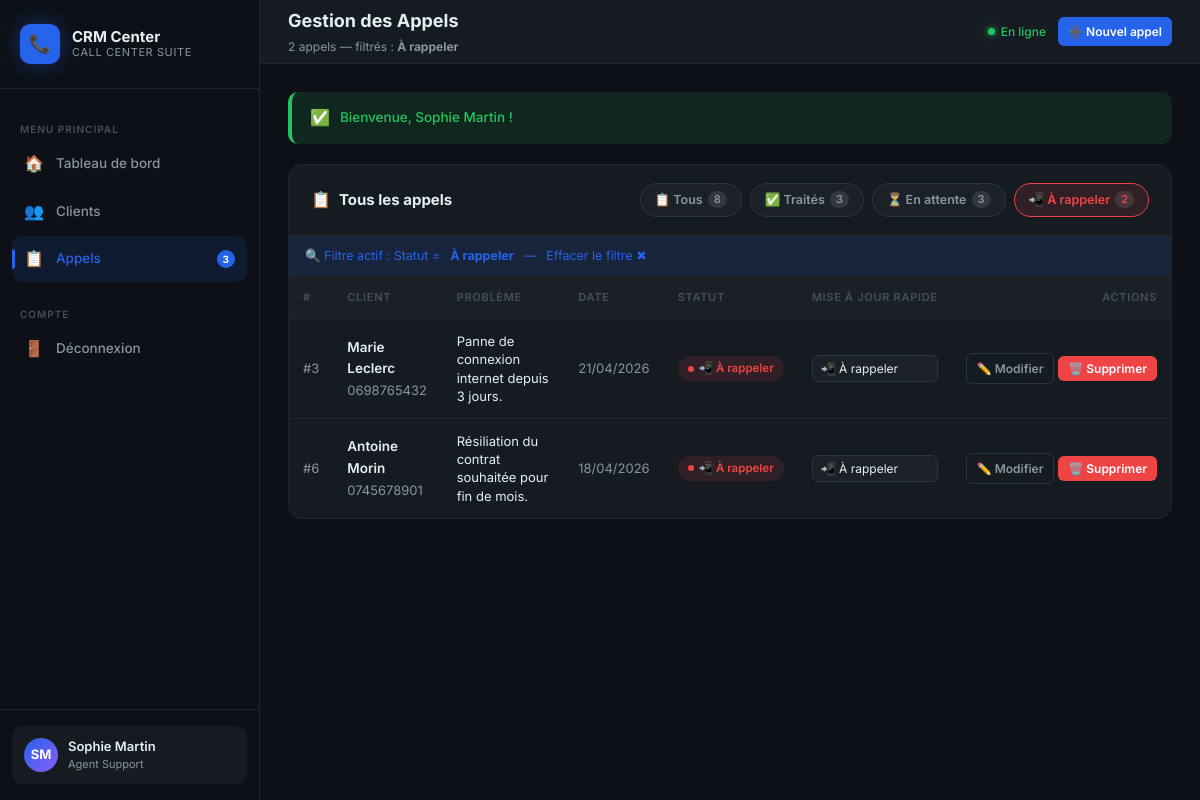
/calls.php?status=À+rappeler (signed in), run on the app's committed database.
### tables this page shows
CREATE TABLE calls (
    id          INT UNSIGNED    AUTO_INCREMENT PRIMARY KEY,
    client_id   INT UNSIGNED    NOT NULL,
    problem     TEXT            NOT NULL,
    call_date   DATE            NOT NULL,
    status      ENUM('Traité','En attente','À rappeler') NOT NULL DEFAULT 'En attente',
    created_at  DATETIME        NOT NULL DEFAULT CURRENT_TIMESTAMP,
    updated_at  DATETIME        NOT NULL DEFAULT CURRENT_TIMESTAMP ON UPDATE CURRENT_TIMESTAMP,
    CONSTRAINT fk_calls_client
        FOREIGN KEY (client_id) REFERENCES clients(id)
        ON DELETE CASCADE
        ON UPDATE CASCADE
);

CREATE TABLE clients (
    id         INT UNSIGNED    AUTO_INCREMENT PRIMARY KEY,
    name       VARCHAR(100)    NOT NULL,
    phone      VARCHAR(30)     NOT NULL,
    email      VARCHAR(150)    DEFAULT NULL,
    notes      TEXT            DEFAULT NULL,
    created_at DATETIME        NOT NULL DEFAULT CURRENT_TIMESTAMP,
    updated_at DATETIME        NOT NULL DEFAULT CURRENT_TIMESTAMP ON UPDATE CURRENT_TIMESTAMP
);

### config.php (called while the page is built, shortened)
<?php
function get_flash(): ?array
{
    if (!empty($_SESSION['flash'])) {
        $flash = $_SESSION['flash'];
        return $flash;
    }
    return null;
}

### calls.php (the view, shortened to what this page needs)
<?php
require_once 'config.php';
$action     = trim($_GET['action'] ?? '');
$statuses = ['Traité', 'En attente', 'À rappeler'];
$filterStatus   = trim($_GET['status']    ?? '');
$filterClientId = (int) ($_GET['client_id'] ?? 0);
$conditions = ['1=1'];
$params     = [];
if ($filterStatus !== '' && in_array($filterStatus, $statuses, true)) {
    $conditions[] = 'c.status = :fstatus';
    $params[':fstatus'] = $filterStatus;
}
$whereClause = implode(' AND ', $conditions);
$stmt = $pdo->prepare("
    SELECT c.*, cl.name AS client_name, cl.phone AS client_phone
    FROM calls c
    JOIN clients cl ON cl.id = c.client_id
    WHERE {$whereClause}
    ORDER BY c.call_date DESC, c.id DESC
");
$stmt->execute($params);
$calls = $stmt->fetchAll();
$statusCounts = [];
$scStmt = $pdo->query("SELECT status, COUNT(*) AS cnt FROM calls GROUP BY status");
foreach ($scStmt->fetchAll() as $row) {
    $statusCounts[$row['status']] = (int) $row['cnt'];
}
$totalCallsCount = array_sum($statusCounts);
$flash = get_flash();
function callStatusBadge(string $status): string {
    return match($status) {
        'Traité'     => 'badge-success',
        'En attente' => 'badge-warning',
        'À rappeler' => 'badge-danger',
        default      => 'badge-info',
    };
}
function callStatusEmoji(string $status): string {
    return match($status) {
        'Traité'     => '✅',
        'En attente' => '⏳',
        'À rappeler' => '📲',
        default      => '❓',
    };
}
?>
<!DOCTYPE html>
<html lang="fr">
<head>
    <link rel="stylesheet" href="css/style.css">
</head>
<body>
<div class="app-wrapper">
    <?php include 'includes/sidebar.php'; ?>
    <div class="main-content">
        <header class="top-header">
            <div>
                <div class="header-title">Gestion des Appels</div>
                <div class="header-meta">
                    <?= count($calls) ?> appel<?= count($calls) !== 1 ? 's' : '' ?>
                    <?php if ($filterStatus !== ''): ?>
                        — filtrés : <strong><?= htmlspecialchars($filterStatus) ?></strong>
                    <?php elseif ($filterClientId > 0): ?>
                        — filtrés par client
                    <?php else: ?>
                        au total
                    <?php endif; ?>
                </div>
            </div>
            <div class="header-actions">
                <span class="status-badge-online">En ligne</span>
                <?php if ($action !== 'add'): ?>
                    <a href="calls.php?action=add" class="btn btn-primary btn-sm" id="btn-add-call">
                        ➕ Nouvel appel
                    </a>
                <?php else: ?>
                    <a href="calls.php" class="btn btn-ghost btn-sm">✖ Annuler</a>
                <?php endif; ?>
            </div>
        </header>
        <div class="page-body">
            <?php if ($flash): ?>
                <div class="flash flash-<?= htmlspecialchars($flash['type']) ?>">
                    <span class="flash-icon"><?= $flash['type'] === 'success' ? '✅' : '❌' ?></span>
                    <?= htmlspecialchars($flash['message']) ?>
                </div>
            <?php endif; ?>
            <div class="panel">
                <div class="panel-header" style="flex-wrap:wrap;gap:12px;">
                    <div class="panel-title">
                        <span class="panel-icon">📋</span>
                        Tous les appels
                    </div>
                    <div class="filter-pills" id="filter-pills">
                        <a href="calls.php"
                           class="filter-pill <?= ($filterStatus === '' && $filterClientId === 0) ? 'active' : '' ?>"
                           id="pill-all">
                            📋 Tous
                            <span class="pill-count"><?= $totalCallsCount ?></span>
                        </a>
                        <a href="calls.php?status=Traité"
                           class="filter-pill <?= $filterStatus === 'Traité' ? 'active-success' : '' ?>"
                           id="pill-traite">
                            ✅ Traités
                            <span class="pill-count"><?= $statusCounts['Traité'] ?? 0 ?></span>
                        </a>
                        <a href="calls.php?status=En+attente"
                           class="filter-pill <?= $filterStatus === 'En attente' ? 'active-warning' : '' ?>"
                           id="pill-attente">
                            ⏳ En attente
                            <span class="pill-count"><?= $statusCounts['En attente'] ?? 0 ?></span>
                        </a>
                        <a href="calls.php?status=%C3%80+rappeler"
                           class="filter-pill <?= $filterStatus === 'À rappeler' ? 'active-danger' : '' ?>"
                           id="pill-rappeler">
                            📲 À rappeler
                            <span class="pill-count"><?= $statusCounts['À rappeler'] ?? 0 ?></span>
                        </a>
                    </div>
                </div>
                <?php if ($filterStatus !== '' || $filterClientId > 0): ?>
                    <div class="filter-info">
                        🔍 Filtre actif :
                        <?php if ($filterStatus !== ''): ?>
                            Statut = <strong><?= htmlspecialchars($filterStatus) ?></strong>
                        <?php endif; ?>
                        — <a href="calls.php" style="color:var(--accent);">Effacer le filtre ✖</a>
                    </div>
                <?php endif; ?>
                <div class="table-wrapper">
                    <?php if (empty($calls)): ?>
                        <div class="empty-state">
                            <div class="empty-icon">📋</div>
                            <h3>Aucun appel trouvé</h3>
                            <?php if ($filterStatus !== ''): ?>
                                <p>Aucun appel avec le statut « <?= htmlspecialchars($filterStatus) ?> ».</p>
                            <?php else: ?>
                                <p>Cliquez sur <strong>Nouvel appel</strong> pour enregistrer le premier appel.</p>
                            <?php endif; ?>
                        </div>
                    <?php else: ?>
                    <table id="calls-table">
                        <thead>
                            <tr>
                                <th>#</th>
                                <th>Client</th>
                                <th>Problème</th>
                                <th>Date</th>
                                <th>Statut</th>
                                <th>Mise à jour rapide</th>
                                <th style="text-align:right;">Actions</th>
                            </tr>
                        </thead>
                        <tbody>
                            <?php foreach ($calls as $call): ?>
                            <tr id="row-call-<?= $call['id'] ?>">
                                <td class="td-muted">#<?= $call['id'] ?></td>
                                <td>
                                    <div style="font-weight:600;"><?= htmlspecialchars($call['client_name']) ?></div>
                                    <div class="td-muted" style="font-size:12px;"><?= htmlspecialchars($call['client_phone']) ?></div>
                                </td>
                                <td class="problem-cell">
                                    <?= htmlspecialchars(mb_strimwidth($call['problem'], 0, 80, '…')) ?>
                                </td>
                                <td class="td-muted" style="white-space:nowrap;">
                                    <?= date('d/m/Y', strtotime($call['call_date'])) ?>
                                </td>
                                <td>
                                    <span class="badge <?= callStatusBadge($call['status']) ?>">
                                        <?= callStatusEmoji($call['status']) ?>
                                        <?= htmlspecialchars($call['status']) ?>
                                    </span>
                                </td>
                                <td>
                                    <form
                                        method="POST"
                                        action="calls.php?action=update_status&id=<?= $call['id'] ?><?= $filterStatus !== '' ? '&status=' . urlencode($filterStatus) : '' ?>"
                                        class="status-form"
                                        id="form-status-<?= $call['id'] ?>"
                                    >
                                        <select
                                            name="status"
                                            class="status-select-inline"
                                            id="select-status-<?= $call['id'] ?>"
                                            onchange="this.closest('form').submit()"
                                            title="Changer le statut"
                                        >
                                            <?php foreach ($statuses as $s): ?>
                                                <option
                                                    value="<?= htmlspecialchars($s) ?>"
                                                    <?= $call['status'] === $s ? 'selected' : '' ?>
                                                >
                                                    <?= callStatusEmoji($s) ?> <?= htmlspecialchars($s) ?>
                                                </option>
                                            <?php endforeach; ?>
                                        </select>
                                    </form>
                                </td>
                                <td class="action-col" style="text-align:right;">
                                    <a href="calls.php?action=edit&id=<?= $call['id'] ?>"
                                       class="btn btn-ghost btn-sm"
                                       id="btn-edit-call-<?= $call['id'] ?>"
                                       title="Modifier cet appel">
                                        ✏️ Modifier
                                    </a>
                                    <button
                                        class="btn btn-danger btn-sm"
                                        id="btn-delete-call-<?= $call['id'] ?>"
                                        title="Supprimer cet appel"
                                        onclick="confirmDeleteCall(
                                            <?= $call['id'] ?>,
                                            '<?= addslashes(htmlspecialchars($call['client_name'])) ?>'
                                        )">
                                        🗑️ Supprimer
                                    </button>
                                </td>
                            </tr>
                            <?php endforeach; ?>
                        </tbody>
                    </table>
                    <?php endif; ?>
                </div>
            </div>
        </div>
    </div>
</div>
</body>
</html>

### calls.php (style rules this page uses)
.filter-pills { display: flex; gap: 8px; flex-wrap: wrap; align-items: center; }
.filter-pill { display: inline-flex; align-items: center; gap: 5px; padding: 6px 14px; border-radius: 20px; font-size: 12.5px; font-weight: 600; border: 1px solid var(--border-light); background: var(--bg-input); color: var(--text-secondary); cursor: pointer; transition: var(--transition); text-decoration: none; }
.filter-pill.active-danger { background: var(--danger-light); border-color: var(--danger); color: var(--danger); }
.pill-count { background: rgba(255,255,255,.1); border-radius: 10px; padding: 0 6px; font-size: 11px; }
.status-form { display: flex; align-items: center; gap: 6px; }
.status-select-inline { background: var(--bg-input); border: 1px solid var(--border-light); border-radius: var(--radius-sm); color: var(--text-primary); font-family: inherit; font-size: 12px; padding: 4px 8px; outline: none; cursor: pointer; transition: var(--transition); }
.problem-cell { max-width: 300px; white-space: normal; font-size: 13px; line-height: 1.4; }
.action-col { white-space: nowrap; }
.filter-info { display: flex; align-items: center; gap: 10px; padding: 10px 16px; background: var(--accent-light); border-bottom: 1px solid var(--border); font-size: 12.5px; color: var(--accent); }

### data on the page
calls: id "3", client "2", client.name "Marie Leclerc", client.phone "0698765432", problem "Panne de connexion internet depuis 3 jours.", call_date "21/04/2026", status "📲", status "À rappeler", status "📲 À rappeler"
calls: id "6", client.name "Antoine Morin", client.phone "0745678901", problem "Résiliation du contrat souhaitée pour fin de mois.", call_date "18/04/2026", status "📲", status "À rappeler", status "📲 À rappeler"

### other printed values
$pendingCount "3"
$initials "SM"
$agentName "Sophie Martin"
count($calls) "2"
$filterStatus "À rappeler"
$flash['message'] "Bienvenue, Sophie Martin !"
$totalCallsCount "8"
